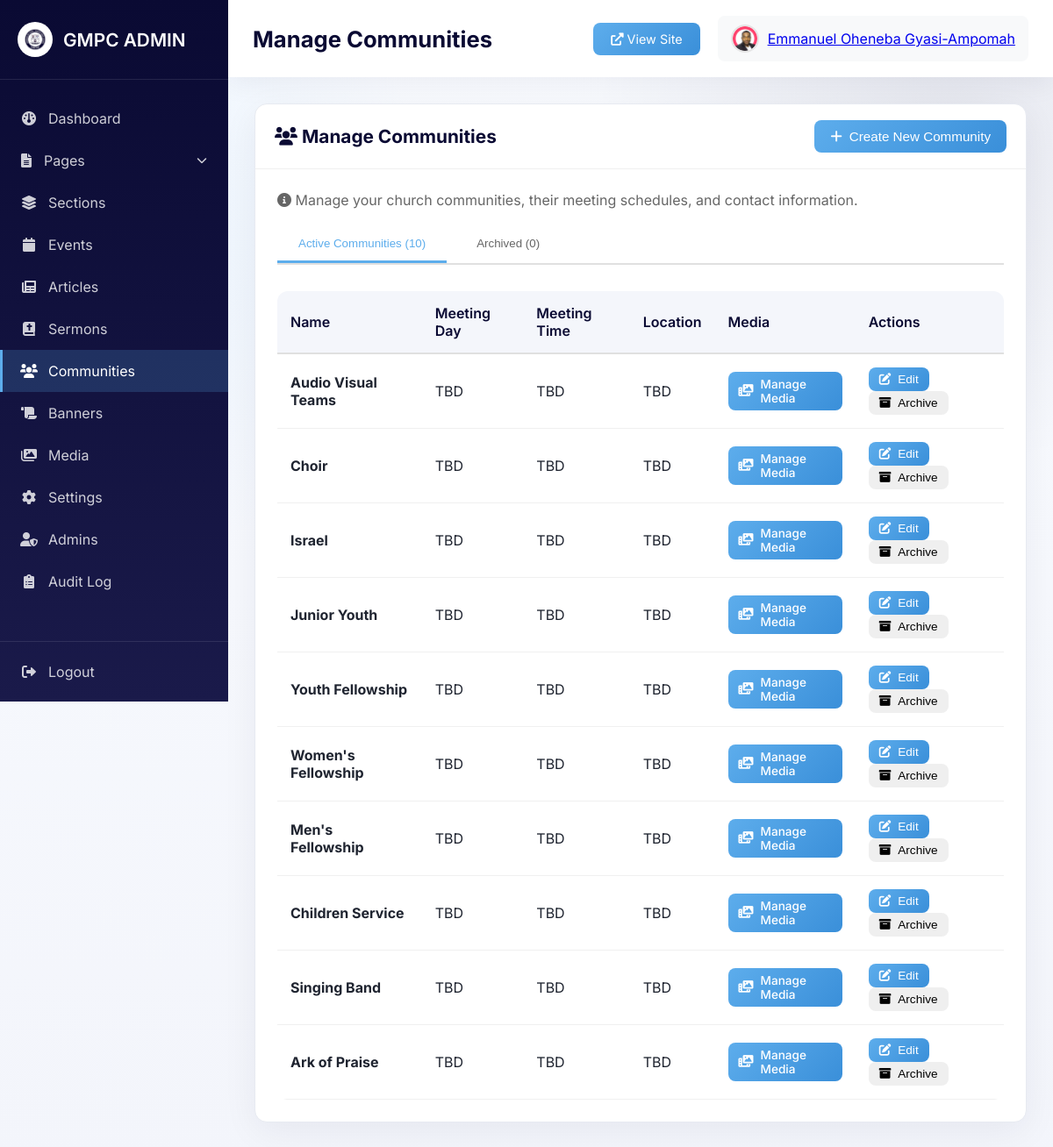
Page /admin/communities.php (signed in) on the committed database.
### tables this page shows
CREATE TABLE `communities` (
  `id` int NOT NULL AUTO_INCREMENT,
  `name` varchar(100) NOT NULL,
  `slug` varchar(100) NOT NULL,
  `description` text,
  `full_content` longtext,
  `meeting_day` varchar(50) DEFAULT NULL,
  `meeting_time` varchar(50) DEFAULT NULL,
  `meeting_location` varchar(100) DEFAULT NULL,
  `image_url` varchar(255) DEFAULT NULL,
  `contact_person` varchar(100) DEFAULT NULL,
  `contact_email` varchar(100) DEFAULT NULL,
  `status` enum('active','inactive') DEFAULT 'active',
  `display_order` int DEFAULT '0',
  `created_at` timestamp NULL DEFAULT CURRENT_TIMESTAMP,
  `updated_at` timestamp NULL DEFAULT CURRENT_TIMESTAMP ON UPDATE CURRENT_TIMESTAMP,
  PRIMARY KEY (`id`),
  UNIQUE KEY `slug` (`slug`)
);

### admin/communities.php (the view, shortened to what this page needs)
<?php
require_once 'includes/header.php';
$conn = getDBConnection();
try {
    $stmt = $conn->query("SELECT * FROM communities WHERE status = 'active' ORDER BY display_order ASC");
    $activeCommunities = $stmt->fetchAll();
} catch(PDOException $e) {
    $error = 'Error loading communities.';
    error_log($e->getMessage());
}
try {
    $stmt = $conn->query("SELECT * FROM communities WHERE status = 'inactive' ORDER BY updated_at DESC");
    $archivedCommunities = $stmt->fetchAll();
} catch(PDOException $e) {
    error_log($e->getMessage());
}
?>
<div class="card">
    <div class="card-header">
        <h2><i class="fas fa-users"></i> Manage Communities</h2>
        <button onclick="showCreateModal()" class="btn btn-primary">
            <i class="fas fa-plus"></i> Create New Community
        </button>
    </div>
    <div class="card-body">
        <p style="margin-bottom: 20px; color: #666;">
            <i class="fas fa-info-circle"></i> Manage your church communities, their meeting schedules, and contact information.
        </p>
        <div class="community-tabs" style="margin-bottom: 30px; display: flex; gap: 10px; border-bottom: 2px solid #e0e0e0;">
            <button class="comm-tab-btn active" onclick="showCommTab('active')">Active Communities (<?php echo count($activeCommunities); ?>)</button>
            <button class="comm-tab-btn" onclick="showCommTab('archived')">Archived (<?php echo count($archivedCommunities); ?>)</button>
        </div>
        <div id="tab-active-communities" class="comm-tab-content active">
            <?php if (count($activeCommunities) > 0): ?>
                <div class="table-responsive">
                    <table>
                        <thead>
                            <tr>
                                <th>Name</th>
                                <th>Meeting Day</th>
                                <th>Meeting Time</th>
                                <th>Location</th>
                                <th>Media</th>
                                <th>Actions</th>
                            </tr>
                        </thead>
                        <tbody>
                            <?php foreach ($activeCommunities as $community): ?>
                                <tr>
                                    <td><strong><?php echo htmlspecialchars($community['name']); ?></strong></td>
                                    <td><?php echo htmlspecialchars($community['meeting_day'] ?: 'TBD'); ?></td>
                                    <td><?php echo htmlspecialchars($community['meeting_time'] ?: 'TBD'); ?></td>
                                    <td><?php echo htmlspecialchars($community['meeting_location'] ?: 'TBD'); ?></td>
                                    <td>
                                        <a class="btn btn-sm btn-primary" href="community_media.php?community=<?php echo urlencode($community['slug']); ?>">
                                            <i class="fas fa-photo-video"></i> Manage Media
                                        </a>
                                    </td>
                                    <td>
                                        <button onclick="editCommunity(<?php echo $community['id']; ?>)" class="btn btn-sm btn-primary">
                                            <i class="fas fa-edit"></i> Edit
                                        </button>
                                        <button onclick="archiveCommunity(<?php echo $community['id']; ?>, '<?php echo htmlspecialchars($community['name']); ?>')" class="btn btn-sm btn-warning">
                                            <i class="fas fa-archive"></i> Archive
                                        </button>
                                    </td>
                                </tr>
                            <?php endforeach; ?>
                        </tbody>
                    </table>
                </div>
            <?php else: ?>
                <p style="text-align: center; color: #999; padding: 40px;">No active communities yet. Click "Create New Community" to add one.</p>
            <?php endif; ?>
        </div>
    </div>
</div>
<?php require_once 'includes/footer.php'; ?>

### admin/css/admin.css (style rules this page uses)
:root { --navy: #0A0A33; --navy-2: #11113f; --sky: #5DADEC; --slate: #6c757d; --card-border: #e7eaf1; --bg-soft: #f6f8fb; }
* { margin: 0; padding: 0; box-sizing: border-box; }
body { font-family: 'Inter', sans-serif; background: radial-gradient(circle at 10% 20%, rgba(93,173,236,0.09), transparent 25%), radial-gradient(circle at 90% 10%, rgba(17,17,63,0.08), transparent 25%), linear-gradient(180deg, #f9fbff, #f3f5fb); color: #1f2430; }
.card { background: white; border-radius: 14px; border: 1px solid var(--card-border); box-shadow: 0 10px 40px rgba(10, 10, 51, 0.06); margin-bottom: 20px; }
.card-header { padding: 18px 22px; border-bottom: 1px solid #f0f0f0; display: flex; justify-content: space-between; align-items: center; }
.card-header h2 { font-size: 1.3rem; color: #0A0A33; }
.card-body { padding: 25px; }
.btn { padding: 10px 18px; border: none; border-radius: 8px; font-size: 0.95rem; font-weight: 500; cursor: pointer; text-decoration: none; display: inline-flex; align-items: center; gap: 8px; transition: all 0.3s; }
.btn-primary { background: linear-gradient(135deg, #5DADEC, #3a8fd9); color: white; }
.btn-sm { padding: 6px 12px; font-size: 0.85rem; }
.table-responsive { overflow-x: auto; }
table { width: 100%; border-collapse: collapse; background: white; border-radius: 12px; overflow: hidden; }
thead { background: #f4f6fb; }
th { padding: 15px; text-align: left; font-weight: 600; color: #0A0A33; border-bottom: 2px solid #e0e0e0; }
td { padding: 15px; border-bottom: 1px solid #f0f0f0; }

### admin/communities.php (style rules this page uses)
.comm-tab-btn { padding: 12px 24px; background: none; border: none; border-bottom: 3px solid transparent; cursor: pointer; font-weight: 500; color: #666; transition: all 0.3s; }
.comm-tab-btn.active { color: #5DADEC; border-bottom-color: #5DADEC; }
.comm-tab-content { display: none; }
.comm-tab-content.active { display: block; }

### rows in the picture
communities: name "Audio Visual Teams", meeting_day "TBD", meeting_time "TBD", meeting_location "TBD"
communities: name "Choir", meeting_day "TBD", meeting_time "TBD", meeting_location "TBD"
communities: name "Israel", meeting_day "TBD", meeting_time "TBD", meeting_location "TBD"
communities: name "Junior Youth", meeting_day "TBD", meeting_time "TBD", meeting_location "TBD"
communities: name "Youth Fellowship", meeting_day "TBD", meeting_time "TBD", meeting_location "TBD"
communities: name "Women's Fellowship", meeting_day "TBD", meeting_time "TBD", meeting_location "TBD"
communities: name "Men's Fellowship", meeting_day "TBD", meeting_time "TBD", meeting_location "TBD"
communities: name "Children Service", meeting_day "TBD", meeting_time "TBD", meeting_location "TBD"
communities: name "Singing Band", meeting_day "TBD", meeting_time "TBD", meeting_location "TBD"
communities: name "Ark of Praise", meeting_day "TBD", meeting_time "TBD", meeting_location "TBD"

### other values in the picture
$pageTitle "Manage Communities"
$currentAdmin['name'] "Emmanuel Oheneba Gyasi-Ampomah"
count($activeCommunities) "10"
count($archivedCommunities) "0"
